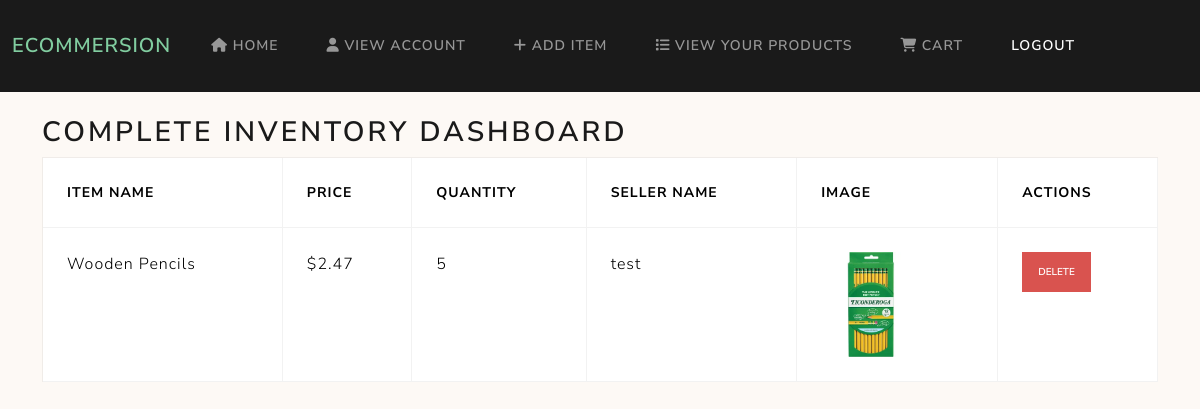
Page /sellerDashboard (signed in) on the committed database.
### models.py (models this page shows, shortened)
class Inventory(db.Model):
    __tablename__ = 'inventory'
    itemID = Column(Integer, primary_key=True)
    title = Column(String(50), nullable=False)
    sellerID = Column(Integer, ForeignKey('users.userID'), nullable=False)
    price = Column(Numeric(10, 2), nullable=False)
    stock = Column(Integer, nullable=False)
    image = Column(String(255), nullable=True)  # Add this line
    description = Column(String(255), nullable=False)

class User(db.Model, UserMixin):
    __tablename__ = 'users'
    userID = Column(Integer, primary_key=True)
    username = Column(String(50), nullable=False)
    password = Column(String(50), nullable=False)
    email = Column(String(50), nullable=False)
    address = Column(String(50), nullable=False)
    city = Column(String(50), nullable=False)
    state = Column(String(50), nullable=False)
    zipCode = Column(String(50), nullable=False)
    isAdmin = Column(Integer, nullable=False)

### main.py (the view)
@app.route('/sellerDashboard', methods=['GET'])
@login_required
def sellerDashboard():
    products = db.session.query(Inventory, User.username)\
        .join(User, Inventory.sellerID == User.userID)\
        .all()
    return render_template('sellerDashboard.html', products=products)

### main.py (called while the page is built)
@login.user_loader
def load_user(id):
    return db.session.get(User, int(id))

### templates/sellerDashboard.html
{% extends "home.html" %}
{% block content %}
<div class="container mt-4">
    <h2>Complete Inventory Dashboard</h2>
    <table class="table table-bordered">
        <thead>
            <tr>
                <th>Item Name</th>
                <th>Price</th>
                <th>Quantity</th>
                <th>Seller Name</th>
                <th>Image</th>
                <th>Actions</th>
            </tr>
        </thead>
        <tbody>
            {% for product, seller_name in products %}
            <tr>
                <td>{{ product.title }}</td>
                <td>${{ "%.2f"|format(product.price) }}</td>
                <td>{{ product.stock }}</td>
                <td>{{ seller_name }}</td>
                <td>
                    <img src="{{ url_for('static', filename=product.image) }}" alt="{{ product.title }}" width="100">
                </td>
                <td>
                    <form action="{{ url_for('deleteInventory', item_id=product.itemID) }}" method="POST" style="display: inline;">
                        <button type="submit" class="btn btn-danger btn-sm" onclick="return confirm('Are you sure you want to delete this item?')">Delete</button>
                    </form>
                </td>
            </tr>
            {% endfor %}
        </tbody>
    </table>
</div>
{% endblock %}

### templates/home.html (style rules this page uses)
body { background-color:rgb(253, 249, 245); }

### rows in the picture
Inventory: title "Wooden Pencils", price "2.47", stock "5", username "test", image (picture)
